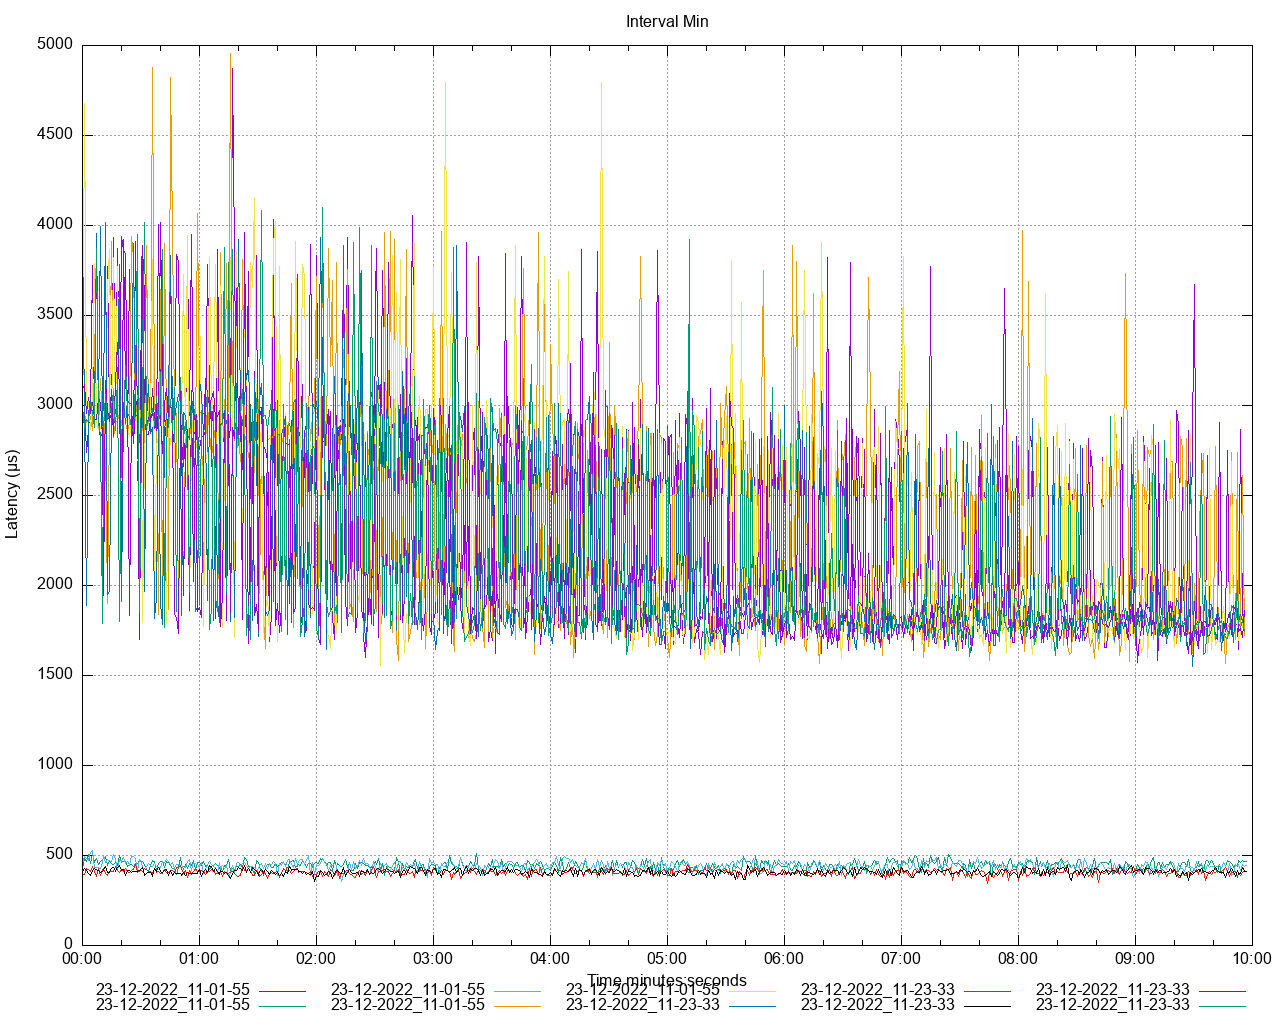

Reproduce this figure in gnuplot.
set title 'Interval Min' noenhanced
set style data lines
set datafile separator ","
set terminal png size 1280,1024
set grid
set key below
set xdata time
set timefmt "%s"
offset = 0
t0(x)=(offset=($0==0) ? x : offset, x - offset)
set xlabel 'Time minutes:seconds'
set ylabel 'Latency (μs)'
set output '/Users/ahmet.mircik/Workspace/python/hazelcast-simulator/offload-benchmarks/report/latency/latency_interval_min_put.png'
plot \
   '/Users/ahmet.mircik/Workspace/python/hazelcast-simulator/offload-benchmarks/report/data/latency_interval_min_put_1.data' using (t0(timecolumn(1))):2 title "23-12-2022_11-01-55" noenhanced , \
   '/Users/ahmet.mircik/Workspace/python/hazelcast-simulator/offload-benchmarks/report/data/latency_interval_min_put_2.data' using (t0(timecolumn(1))):2 title "23-12-2022_11-01-55" noenhanced , \
   '/Users/ahmet.mircik/Workspace/python/hazelcast-simulator/offload-benchmarks/report/data/latency_interval_min_put_3.data' using (t0(timecolumn(1))):2 title "23-12-2022_11-01-55" noenhanced , \
   '/Users/ahmet.mircik/Workspace/python/hazelcast-simulator/offload-benchmarks/report/data/latency_interval_min_put_4.data' using (t0(timecolumn(1))):2 title "23-12-2022_11-01-55" noenhanced , \
   '/Users/ahmet.mircik/Workspace/python/hazelcast-simulator/offload-benchmarks/report/data/latency_interval_min_put_5.data' using (t0(timecolumn(1))):2 title "23-12-2022_11-01-55" noenhanced , \
   '/Users/ahmet.mircik/Workspace/python/hazelcast-simulator/offload-benchmarks/report/data/latency_interval_min_put_6.data' using (t0(timecolumn(1))):2 title "23-12-2022_11-23-33" noenhanced , \
   '/Users/ahmet.mircik/Workspace/python/hazelcast-simulator/offload-benchmarks/report/data/latency_interval_min_put_7.data' using (t0(timecolumn(1))):2 title "23-12-2022_11-23-33" noenhanced , \
   '/Users/ahmet.mircik/Workspace/python/hazelcast-simulator/offload-benchmarks/report/data/latency_interval_min_put_8.data' using (t0(timecolumn(1))):2 title "23-12-2022_11-23-33" noenhanced , \
   '/Users/ahmet.mircik/Workspace/python/hazelcast-simulator/offload-benchmarks/report/data/latency_interval_min_put_9.data' using (t0(timecolumn(1))):2 title "23-12-2022_11-23-33" noenhanced , \
   '/Users/ahmet.mircik/Workspace/python/hazelcast-simulator/offload-benchmarks/report/data/latency_interval_min_put_10.data' using (t0(timecolumn(1))):2 title "23-12-2022_11-23-33" noenhanced , \
